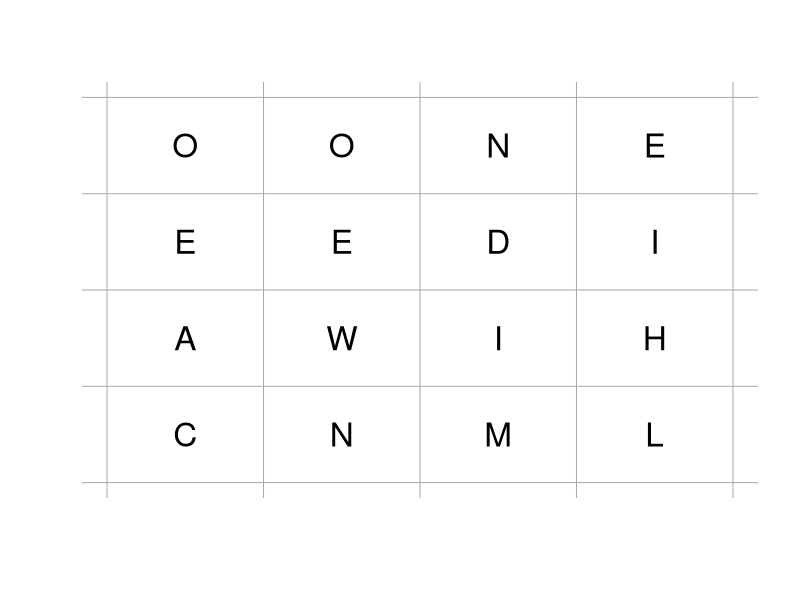
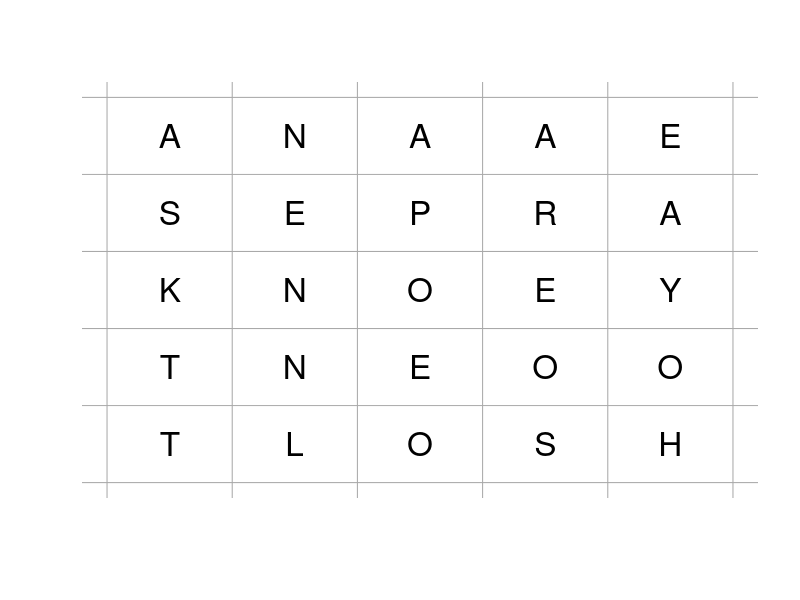

These figures' R source, in order:
# Code to generate and display boggle boards in R
# Using recent versions of R, random number generators should behave the same across platforms
# So multiple players can play across any distance 
#   by choose a shared number for the seed, and calling the function on their own computer.
#   (although check this by generating a board and comparing). Each seed number creates a new board.

# boggle4() creates a 4x4 board, boggle5() creates a 5x5 board
# textsize() is an optional argument to make the letters bigger or smaller

#Bogglemaker:
boggle4=function(seed,
                 textsize=2){
  die=data.frame(
    d0=c('R','I','F','O','B','X'),
    d1=c('I','F','E','H','E','Y'),
    d2=c('D','E','N','O','W','S'),
    d3=c('U','T','O','K','N','D'),
    d4=c('H','M','S','R','A','O'),
    d5=c('L','U','P','E','T','S'),
    d6=c('A','C','I','T','O','A'),
    d7=c('Y','L','G','K','U','E'),
    d8=c('Qu','B','M','J','O','A'),
    d9=c('E','H','I','S','P','N'),
    d10=c('V','E','T','I','G','N'),
    d11=c('B','A','L','I','Y','T'),
    d12=c('E','Z','A','V','N','D'),
    d13=c('R','A','L','E','S','C'),
    d14=c('U','W','I','L','R','G'),
    d15=c('P','A','C','E','C','D')
  )
  ## operations:
  set.seed(seed)
  rolls=apply(die,2,function(x)sample(x,1))
  ord=sample(1:16,replace=F)
  board=matrix(rolls[ord], nrow=4, ncol=4)
  plot(0,0,
       type='n',
       ylim=c(0,4),
       xlim=c(0,4),
       xlab='',
       xaxt='n',
       yaxt='n',
       ylab='',
       bty='n')
  grid(lty=1, col='darkgrey')
  at=expand.grid((0:3)+.5,(0:3)+.5)
  text(x=at[,1], y=at[,2],
       labels=board, cex=textsize)
}

boggle5=function(seed,
                 textsize=2){
  die=data.frame(
    c('A','A','A','F','R','S'),
    c('A','A','E','E','E','E'),
    c('A','A','F','I','R','S'),
    c('A','D','E','N','N','N'),
    c('A','E','E','E','E','M'),
    c('A','E','E','G','M','U'),
    c('A','E','G','M','N','N'),
    c('A','F','I','R','S','Y'),
    c('B','J','K','Q','X','Z'),
    c('C','C','N','S','T','W'),
    c('C','E','I','I','L','T'),
    c('C','E','I','L','P','T'),
    c('C','E','I','P','S','T'),
    c('D','H','H','N','O','T'),
    c('D','H','H','L','O','R'),
    c('D','H','L','N','O','R'),
    c('D','D','L','N','O','R'),
    c('E','I','I','I','T','T'),
    c('E','M','O','T','T','T'),
    c('E','N','S','S','S','U'),
    c('F','I','P','R','S','Y'),
    c('G','O','R','R','V','W'),
    c('H','I','P','R','R','Y'),
    c('N','O','O','T','U','W'),
    c('O','O','O','T','T','U')
  )
  set.seed(seed)
  rolls=apply(die,2,function(x)sample(x,1))
  ord=sample(1:25,replace=F)
  board=matrix(rolls[ord], nrow=5, ncol=5)
  plot(0,0,
       type='n',
       ylim=c(0,5),
       xlim=c(0,5),
       xlab='',
       xaxt='n',
       yaxt='n',
       ylab='',
       bty='n')
  grid(lty=1, col='darkgrey')
  at=expand.grid((0:4)+.5,(0:4)+.5)
  text(x=at[,1], y=at[,2],
       labels=board, cex=textsize)
}


boggle4(5)
boggle5(5)
